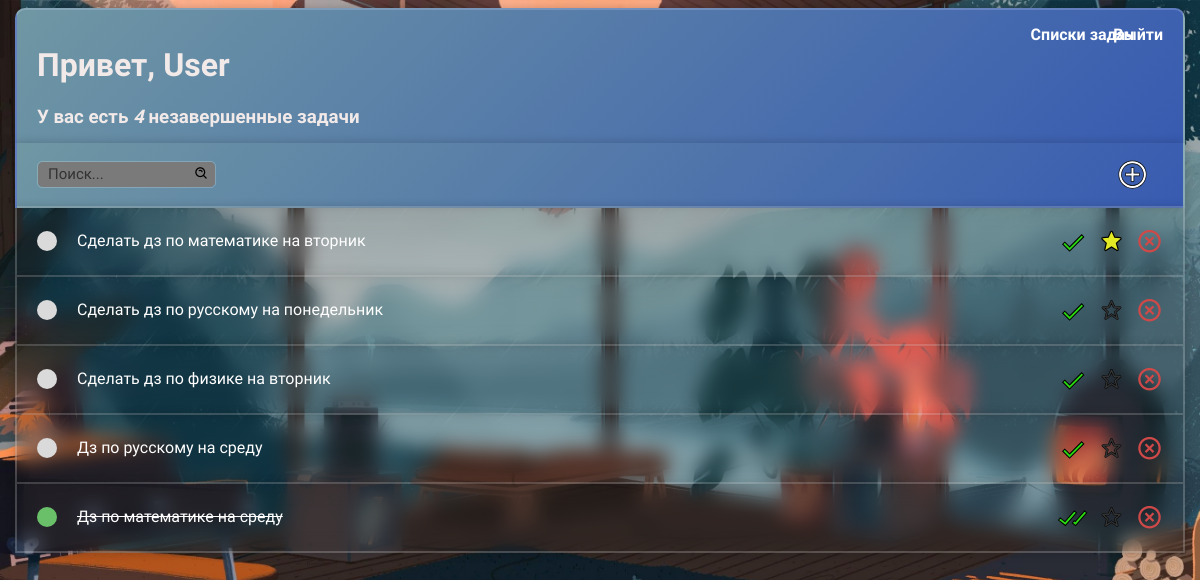
Page / (signed in) on the committed database.
### main/models.py (models this page shows)
class Task(models.Model):
    user =  models.ForeignKey(User, on_delete=models.CASCADE, null=True, blank=True)
    title = models.CharField(max_length=120, null=True, blank=True, verbose_name=u"Заголовок")
    description = models.TextField(null=True, blank=True, verbose_name=u"Описание")
    complete =  models.BooleanField(default=False, verbose_name=u"Состояние")
    created = models.DateTimeField(auto_now_add=True)
    important = models.BooleanField(default=False)
    def __str__(self):
        return str(self.title)
    class Meta:
        ordering = ['-important', 'complete']

### main/views.py (the view)
# urls.py: path('', TaskList.as_view(), name='tasks'),
class TaskList(LoginRequiredMixin, ListView):
    model = Task
    context_object_name = 'tasks'
    def get_context_data(self, **kwargs):
        context = super().get_context_data(**kwargs)
        context['tasks'] = context['tasks'].filter(user=self.request.user)
        context['count'] = context['tasks'].filter(complete=False).count()
        search_input = self.request.GET.get('search-area') or ''
        if search_input:
            context['tasks'] = context['tasks'].filter(title__startswith=search_input)
        context['search_input'] = search_input
        return context

### todoList/templatetags/users_extras.py (called while the page is built)
@register.filter
def ru_plural(value, variants):
    variants = variants.split(",")
    value = abs(int(value))
    if value % 10 == 1 and value % 100 != 11:
        variant = 0
    elif value % 10 >= 2 and value % 10 <= 4 and (value % 100 < 10 or value % 100 >= 20):
        variant = 1
    else:
        variant = 2
    return variants[variant]

### main/templates/main/task_list.html (shortened to what this page needs)
<!DOCTYPE html>
<html lang="ru">
<head>
    <link rel="stylesheet" href="../../static/main/main_style.css">
    <link href='https://unpkg.com/boxicons@2.1.4/css/boxicons.min.css' rel='stylesheet'>
</head>
<body>
{% load users_extras %}
<div class="header-bar">
    <div>
        <h1>Привет, {{ request.user|title }}</h1>
        <h3 style="margin: 0">У вас есть <i>{{ count }}</i> {{ count|ru_plural:"незавершенная,незавершенные,незавершенных" }} {{ count|ru_plural:"задача,задачи,задач" }}</h3>
    </div>
    <a href="{% url 'lists' %}" style="position: absolute; right:5.5%;">Списки задач</a>
    {% if request.user.is_authenticated %}
    <a href="{% url 'logout' %}">Выйти</a>
    {% else %}
        <a href="{% url 'login' %}">Войти</a>
    {% endif %}
</div>
<div id="search-add-wrapper">
    <form class="search-form" method ="GET">
        <input class="search-area" type="text" name="search-area" value="{{ search_input }}" placeholder="Поиск...">
        <button class="button"></button>
    </form>
    <a id="add-link" href="{% url 'task-create' %}"><i class='bx bx-plus-circle'></i></a>
</div>
<div class="task-items-wrapper">
    {% for task in tasks %}
        <div class="task-wrapper">
            {% if task.complete %}
                <div class="task-title">
                    <div class="task-complete-icon">
                        <s><a href="{% url 'task-update' task.id %}">{{ task }}</a></s>
                    </div>
                </div>
                <a class="complete-link" href="{% url 'task-complete' task.id %}"><i class='bx bx-check-double' ></i></a>
            {% else %}
                <div class="task-title">
                    <div class="task-incomplete-icon">
                        <a href="{% url 'task-update' task.id %}">{{ task }}</a>
                    </div>
                </div>
                <a class="complete-link" href="{% url 'task-complete' task.id %}"><i class='bx bx-check' ></i></a>
            {% endif %}
            {% if task.important %}
                <a class="imp-butt" href="{% url 'important-item' task.id %}"><i class='bx bxs-star'></i></a>
            {% else %}
                <a class="inimp-butt" href="{% url 'important-item' task.id %}"><i class='bx bx-star' ></i></a>
            {% endif %}
            <a class="delete-link" href="{% url 'task-delete' task.id %}"><i class='bx bx-x-circle'></i></a>
        </div>
    {% endfor %}
</div>
</body>
</html>

### main/static/main/main_style.css (style rules this page uses)
* { box-sizing: border-box; font-family: "Balsamiq Sans", serif; }
body { min-height: 90vh; background: url("back.jpg") no-repeat; background-size: cover; background-position: center; margin-left: 15px; margin-right: 15px; }
.header-bar { display: flex; justify-content: space-between; border-top: 2px solid rgb(255, 255, 255, .2); border-left: 2px solid rgb(255, 255, 255, .2); border-right: 2px solid rgb(255, 255, 255, .2); background: #6F97A3; background: linear-gradient(135deg, #6F97A3, #385BB1); box-shadow: 0 0 10px rgb(0, 0, 0, .2); color: #f2e9e9; border-top-left-radius: 10px; border-top-right-radius: 10px; padding: 15px 20px; }
.header-bar a { color: #fff; text-decoration: none; font-weight: 600; }
.task-wrapper { display: flex; align-items: center; justify-content: space-between; background: transparent; border-left: 2px solid rgb(255, 255, 255, .2); border-right: 2px solid rgb(255, 255, 255, .2); border-bottom: 2px solid rgb(255, 255, 255, .2); backdrop-filter: blur(10px); box-shadow: 0 0 10px rgb(0, 0, 0, .2); color: #fff; padding: 20px 20px; }
.task-wrapper .task-title { display: flex; white-space: nowrap; }
.task-wrapper .task-title a { text-decoration: none; color: #fff; margin-left: 40px; }
.task-wrapper .task-complete-icon { height: 20px; width: 20px; background-color: rgb(105, 192, 105); border-radius: 50%; }
.task-wrapper .task-incomplete-icon { height: 20px; width: 20px; background-color: rgb(218, 218, 218); border-radius: 50%; }
.delete-link { text-decoration: none; font-weight: 900; color: #cf4949; font-size: 27px; line-height: 0; }
.inimp-butt { text-decoration: none; color: #333; font-size: 23px; line-height: 0; position: absolute; right: 60px; top: 21px; -webkit-text-stroke: 0.5px black; }
.imp-butt { text-decoration: none; color: #e1ea25; font-size: 23px; line-height: 0; position: absolute; right: 60px; top: 21px; -webkit-text-stroke: 1.2px black; }
.complete-link { text-decoration: none; color: #29d810; font-size: 35px; line-height: 0; position: absolute; right: 93px; top: 16px; -webkit-text-stroke: 1px black; }
#search-add-wrapper { display: flex; justify-content: space-between; align-items: center; border-right: 2px solid rgb(255, 255, 255, .2); border-left: 2px solid rgb(255, 255, 255, .2); border-bottom: 2px solid rgb(255, 255, 255, .2); background: #6F97A3; background: linear-gradient(135deg, #6F97A3, #385BB1); box-shadow: 0 0 10px rgb(0, 0, 0, .2); color: #fff; padding: 15px 20px; }
#search-add-wrapper .search-form { border: 1.5px solid rgb(255, 255, 255, .2); display: inline-flex; justify-content: space-between; align-items: center; line-height: 0; border-radius: 5px; }
.search-area { border: none; width: 150px; outline: none; font-size: 15px; padding: 0 10px; background-color: #7a7a7a; height: 25px; border-top-left-radius: 5px; border-bottom-left-radius: 5px; }
#search-add-wrapper input::placeholder { color: #333; }
#search-add-wrapper button { border: none; height: 25px; background-color: #7a7a7a; border-top-right-radius: 5px; border-bottom-right-radius: 5px; }
#add-link { color: #fff; text-decoration: none; font-size: 33px; -webkit-text-stroke: 0.7px black; margin-right: 14px; line-height: 0; }

### rows in the picture
Task: title "Сделать дз по математике на вторник", important True (drawn)
Task: title "Сделать дз по русскому на понедельник", important False (drawn)
Task: title "Сделать дз по физике на вторник", important False (drawn)
Task: title "Дз по русскому на среду", important False (drawn)
Task: title "Дз по математике на среду", important False (drawn)

### other values in the picture
{{ request.user|title }} "User"
{{ count }} "4"
{{ count|ru_plural:"незавершенная,незавершенные,незавершенных" }} "незавершенные"
{{ count|ru_plural:"задача,задачи,задач" }} "задачи"
